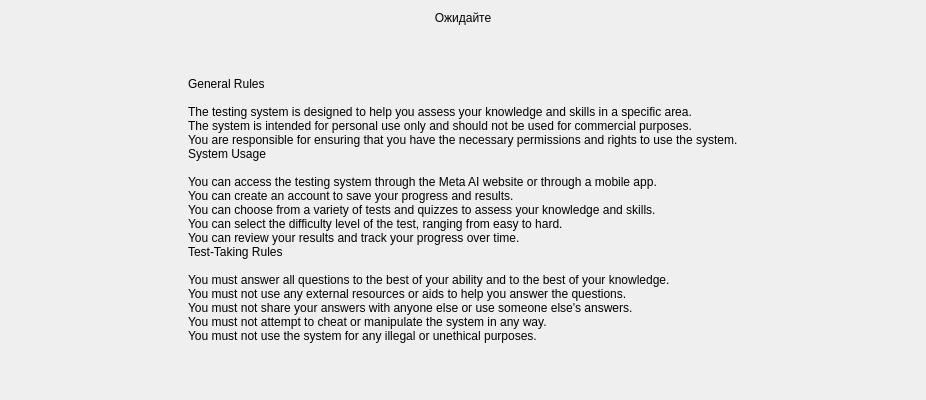
<?xml version="1.0" encoding="UTF-8"?>
<ui version="4.0">
 <class>Dialog</class>
 <widget class="QDialog" name="Dialog">
  <property name="geometry">
   <rect>
    <x>0</x>
    <y>0</y>
    <width>926</width>
    <height>400</height>
   </rect>
  </property>
  <property name="sizePolicy">
   <sizepolicy hsizetype="Expanding" vsizetype="Expanding">
    <horstretch>0</horstretch>
    <verstretch>0</verstretch>
   </sizepolicy>
  </property>
  <property name="baseSize">
   <size>
    <width>600</width>
    <height>400</height>
   </size>
  </property>
  <property name="windowTitle">
   <string>Комплекс</string>
  </property>
  <property name="styleSheet">
   <string notr="true"/>
  </property>
  <layout class="QHBoxLayout" name="horizontalLayout">
   <item>
    <layout class="QVBoxLayout" name="verticalLayout">
     <item>
      <widget class="QLabel" name="lbl_task_num">
       <property name="styleSheet">
        <string notr="true">font: 75 28pt &quot;MS Shell Dlg 2&quot;;
text-align: center;</string>
       </property>
       <property name="text">
        <string>Ожидайте</string>
       </property>
       <property name="textFormat">
        <enum>Qt::PlainText</enum>
       </property>
       <property name="alignment">
        <set>Qt::AlignCenter</set>
       </property>
       <property name="margin">
        <number>0</number>
       </property>
       <property name="indent">
        <number>0</number>
       </property>
      </widget>
     </item>
     <item>
      <spacer name="verticalSpacer_5">
       <property name="orientation">
        <enum>Qt::Vertical</enum>
       </property>
       <property name="sizeHint" stdset="0">
        <size>
         <width>20</width>
         <height>40</height>
        </size>
       </property>
      </spacer>
     </item>
     <item>
      <layout class="QHBoxLayout" name="horizontalLayout_2">
       <item>
        <spacer name="horizontalSpacer_2">
         <property name="orientation">
          <enum>Qt::Horizontal</enum>
         </property>
         <property name="sizeHint" stdset="0">
          <size>
           <width>40</width>
           <height>20</height>
          </size>
         </property>
        </spacer>
       </item>
       <item>
        <widget class="QLabel" name="label">
         <property name="text">
          <string>General Rules

The testing system is designed to help you assess your knowledge and skills in a specific area.
The system is intended for personal use only and should not be used for commercial purposes.
You are responsible for ensuring that you have the necessary permissions and rights to use the system.
System Usage

You can access the testing system through the Meta AI website or through a mobile app.
You can create an account to save your progress and results.
You can choose from a variety of tests and quizzes to assess your knowledge and skills.
You can select the difficulty level of the test, ranging from easy to hard.
You can review your results and track your progress over time.
Test-Taking Rules

You must answer all questions to the best of your ability and to the best of your knowledge.
You must not use any external resources or aids to help you answer the questions.
You must not share your answers with anyone else or use someone else's answers.
You must not attempt to cheat or manipulate the system in any way.
You must not use the system for any illegal or unethical purposes.</string>
         </property>
        </widget>
       </item>
       <item>
        <spacer name="horizontalSpacer">
         <property name="orientation">
          <enum>Qt::Horizontal</enum>
         </property>
         <property name="sizeHint" stdset="0">
          <size>
           <width>40</width>
           <height>20</height>
          </size>
         </property>
        </spacer>
       </item>
      </layout>
     </item>
     <item>
      <spacer name="verticalSpacer">
       <property name="orientation">
        <enum>Qt::Vertical</enum>
       </property>
       <property name="sizeHint" stdset="0">
        <size>
         <width>20</width>
         <height>40</height>
        </size>
       </property>
      </spacer>
     </item>
    </layout>
   </item>
  </layout>
 </widget>
 <resources/>
 <connections/>
</ui>
